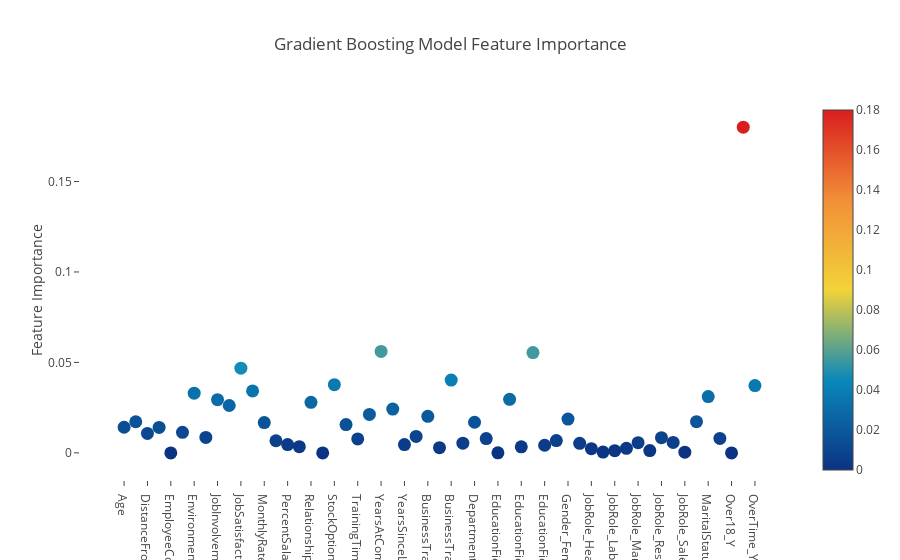

Write notebook code for a chart like this one.
### Markdown cell above
### Feature Ranking via the Gradient Boosting Model

Much like the Random Forest, we can invoke the feature_importances_ attribute of the gradient boosting model and dump it in an interactive Plotly chart

### Code cell
# Scatter plot 
trace = go.Scatter(
    y = gb.feature_importances_,
    x = attrition_final.columns.values,
    mode='markers',
    marker=dict(
        sizemode = 'diameter',
        sizeref = 1,
        size = 13,
        #size= rf.feature_importances_,
        #color = np.random.randn(500), #set color equal to a variable
        color = gb.feature_importances_,
        colorscale='Portland',
        showscale=True
    ),
    text = attrition_final.columns.values
)
data = [trace]

layout= go.Layout(
    autosize= True,
    title= 'Gradient Boosting Model Feature Importance',
    hovermode= 'closest',
     xaxis= dict(
         ticklen= 5,
         showgrid=False,
        zeroline=False,
        showline=False
     ),
    yaxis=dict(
        title= 'Feature Importance',
        showgrid=False,
        zeroline=False,
        ticklen= 5,
        gridwidth= 2
    ),
    showlegend= False
)
fig = go.Figure(data=data, layout=layout)
py.iplot(fig,filename='scatter')

### Figure 1 — Plotly figure (JSON) as saved in the notebook; plotly's stock layout.template omitted (floating-point values rounded to 4 significant figures)
{"data": [{"marker": {"color": [0.01415, 0.0172, 0.01077, 0.01404, 0, 0.01138, 0.033, 0.00856, 0.02942, 0.02618, 0.04681, 0.03427, 0.01672, 0.006698, 0.004612, 0.003419, 0.02796, 0, 0.03769, 0.01566, 0.007697, 0.02126, 0.05607, 0.02422, 0.004612, 0.009076, 0.02023, 0.002875, 0.04022, 0.005346, 0.01692, 0.007927, 1.457e-05, 0.02961, 0.003352, 0.05546, 0.004201, 0.006791, 0.0187, 0.005278, 0.002304, 0.0004685, 0.00121, 0.002517, 0.005648, 0.001286, 0.008383, 0.005789, 0.0003697, 0.01722, 0.03112, 0.008004, 0, 0.1801, 0.0372], "colorscale": "Portland", "showscale": true, "size": 13, "sizemode": "diameter", "sizeref": 1}, "mode": "markers", "text": ["Age", "DailyRate", "DistanceFromHome", "Education", "EmployeeCount", "EmployeeNumber", "EnvironmentSatisfaction", "HourlyRate", "JobInvolvement", "JobLevel", "JobSatisfaction", "MonthlyIncome", "MonthlyRate", "NumCompaniesWorked", "PercentSalaryHike", "PerformanceRating", "RelationshipSatisfaction", "StandardHours", "StockOptionLevel", "TotalWorkingYears", "TrainingTimesLastYear", "WorkLifeBalance", "YearsAtCompany", "YearsInCurrentRole", "YearsSinceLastPromotion", "YearsWithCurrManager", "BusinessTravel_Non-Travel", "BusinessTravel_Travel_Frequently", "BusinessTravel_Travel_Rarely", "Department_Human Resources", "Department_Research & Development", "Department_Sales", "EducationField_Human Resources", "EducationField_Life Sciences", "EducationField_Marketing", "EducationField_Medical", "EducationField_Other", "EducationField_Technical Degree", "Gender_Female", "Gender_Male", "JobRole_Healthcare Representative", "JobRole_Human Resources", "JobRole_Laboratory Technician", "JobRole_Manager", "JobRole_Manufacturing Director", "JobRole_Research Director", "JobRole_Research Scientist", "JobRole_Sales Executive", "JobRole_Sales Representative", "MaritalStatus_Divorced", "MaritalStatus_Married", "MaritalStatus_Single", "Over18_Y", "OverTime_No", "OverTime_Yes"], "type": "scatter", "x": ["Age", "DailyRate", "DistanceFromHome", "Education", "EmployeeCount", "EmployeeNumber", "EnvironmentSatisfaction", "HourlyRate", "JobInvolvement", "JobLevel", "JobSatisfaction", "MonthlyIncome", "MonthlyRate", "NumCompaniesWorked", "PercentSalaryHike", "PerformanceRating", "RelationshipSatisfaction", "StandardHours", "StockOptionLevel", "TotalWorkingYears", "TrainingTimesLastYear", "WorkLifeBalance", "YearsAtCompany", "YearsInCurrentRole", "YearsSinceLastPromotion", "YearsWithCurrManager", "BusinessTravel_Non-Travel", "BusinessTravel_Travel_Frequently", "BusinessTravel_Travel_Rarely", "Department_Human Resources", "Department_Research & Development", "Department_Sales", "EducationField_Human Resources", "EducationField_Life Sciences", "EducationField_Marketing", "EducationField_Medical", "EducationField_Other", "EducationField_Technical Degree", "Gender_Female", "Gender_Male", "JobRole_Healthcare Representative", "JobRole_Human Resources", "JobRole_Laboratory Technician", "JobRole_Manager", "JobRole_Manufacturing Director", "JobRole_Research Director", "JobRole_Research Scientist", "JobRole_Sales Executive", "JobRole_Sales Representative", "MaritalStatus_Divorced", "MaritalStatus_Married", "MaritalStatus_Single", "Over18_Y", "OverTime_No", "OverTime_Yes"], "y": [0.01415, 0.0172, 0.01077, 0.01404, 0, 0.01138, 0.033, 0.00856, 0.02942, 0.02618, 0.04681, 0.03427, 0.01672, 0.006698, 0.004612, 0.003419, 0.02796, 0, 0.03769, 0.01566, 0.007697, 0.02126, 0.05607, 0.02422, 0.004612, 0.009076, 0.02023, 0.002875, 0.04022, 0.005346, 0.01692, 0.007927, 1.457e-05, 0.02961, 0.003352, 0.05546, 0.004201, 0.006791, 0.0187, 0.005278, 0.002304, 0.0004685, 0.00121, 0.002517, 0.005648, 0.001286, 0.008383, 0.005789, 0.0003697, 0.01722, 0.03112, 0.008004, 0, 0.1801, 0.0372]}], "layout": {"autosize": true, "hovermode": "closest", "showlegend": false, "title": "Gradient Boosting Model Feature Importance", "xaxis": {"showgrid": false, "showline": false, "ticklen": 5, "zeroline": false}, "yaxis": {"gridwidth": 2, "showgrid": false, "ticklen": 5, "title": "Feature Importance", "zeroline": false}}}
